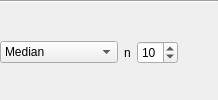
     <widget class="QWidget" name="powerFilterWidgets" native="true">
      <layout class="QVBoxLayout" name="verticalLayout_4">
       <property name="spacing">
        <number>2</number>
       </property>
       <property name="leftMargin">
        <number>0</number>
       </property>
       <property name="topMargin">
        <number>0</number>
       </property>
       <property name="rightMargin">
        <number>0</number>
       </property>
       <property name="bottomMargin">
        <number>0</number>
       </property>
       <item>
        <widget class="Line" name="line_41">
         <property name="orientation">
          <enum>Qt::Horizontal</enum>
         </property>
        </widget>
       </item>
       <item>
        <widget class="QWidget" name="powerFilterWidgetsHor" native="true">
         <layout class="QHBoxLayout" name="spectrumScaleLayout_5">
          <property name="leftMargin">
           <number>0</number>
          </property>
          <property name="topMargin">
           <number>0</number>
          </property>
          <property name="rightMargin">
           <number>0</number>
          </property>
          <property name="bottomMargin">
           <number>0</number>
          </property>
          <item>
           <widget class="QComboBox" name="powerFilter">
            <item>
             <property name="text">
              <string>Median</string>
             </property>
            </item>
            <item>
             <property name="text">
              <string>Moving average</string>
             </property>
            </item>
           </widget>
          </item>
          <item>
           <widget class="QLabel" name="powerFilterNLabel">
            <property name="text">
             <string>n</string>
            </property>
           </widget>
          </item>
          <item>
           <widget class="QSpinBox" name="powerFilterN">
            <property name="toolTip">
             <string>Filter window size (samples)</string>
            </property>
            <property name="minimum">
             <number>1</number>
            </property>
            <property name="maximum">
             <number>50</number>
            </property>
            <property name="value">
             <number>10</number>
            </property>
           </widget>
          </item>
          <item>
           <spacer name="horizontalSpacer_21">
            <property name="orientation">
             <enum>Qt::Horizontal</enum>
            </property>
            <property name="sizeHint" stdset="0">
             <size>
              <width>40</width>
              <height>20</height>
             </size>
            </property>
           </spacer>
          </item>
         </layout>
        </widget>
       </item>
      </layout>
     </widget>
